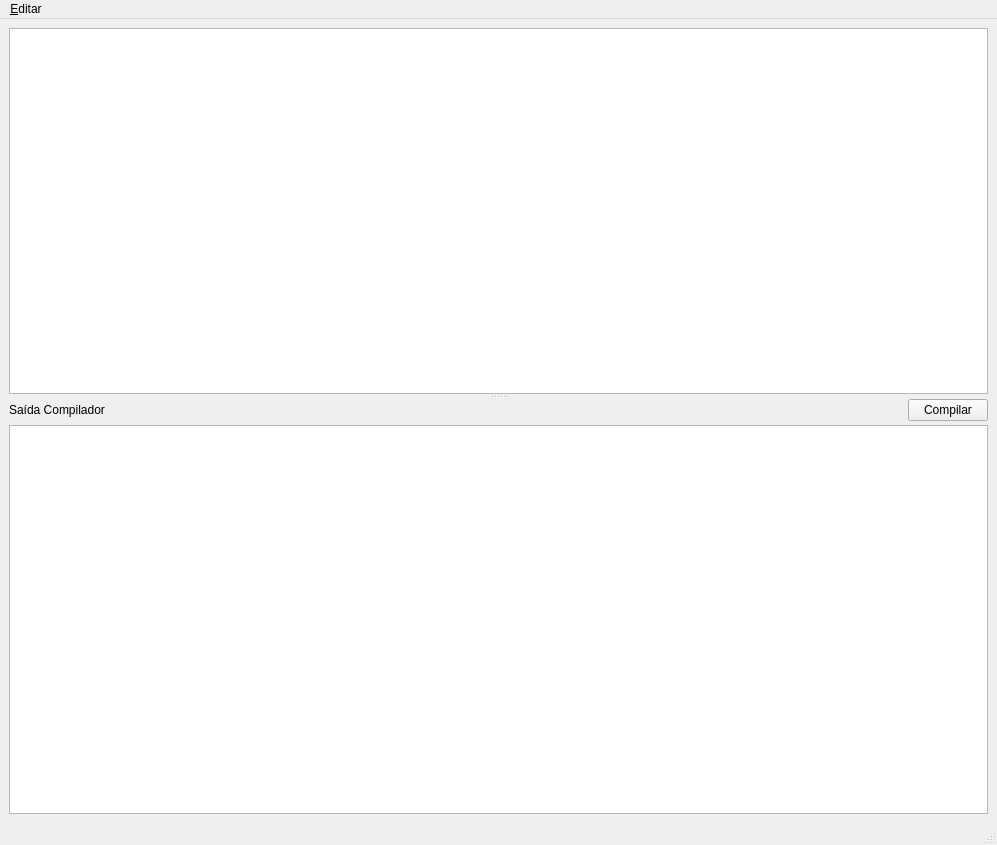
<?xml version="1.0" encoding="UTF-8"?>
<ui version="4.0">
 <class>MainWindow</class>
 <widget class="QMainWindow" name="MainWindow">
  <property name="geometry">
   <rect>
    <x>0</x>
    <y>0</y>
    <width>997</width>
    <height>845</height>
   </rect>
  </property>
  <property name="windowTitle">
   <string>IDE Compiladores</string>
  </property>
  <widget class="QWidget" name="centralwidget">
   <layout class="QVBoxLayout" name="verticalLayout">
    <item>
     <widget class="QSplitter" name="splitter">
      <property name="orientation">
       <enum>Qt::Orientation::Vertical</enum>
      </property>
      <property name="handleWidth">
       <number>5</number>
      </property>
      <property name="childrenCollapsible">
       <bool>false</bool>
      </property>
      <widget class="QPlainTextEdit" name="code_editor">
       <property name="font">
        <font>
         <pointsize>14</pointsize>
        </font>
       </property>
      </widget>
      <widget class="QWidget" name="output_panel" native="true">
       <layout class="QVBoxLayout" name="verticalLayout_3">
        <property name="spacing">
         <number>0</number>
        </property>
        <property name="leftMargin">
         <number>0</number>
        </property>
        <property name="topMargin">
         <number>0</number>
        </property>
        <property name="rightMargin">
         <number>0</number>
        </property>
        <property name="bottomMargin">
         <number>0</number>
        </property>
        <item>
         <layout class="QVBoxLayout" name="verticalLayout_2">
          <item>
           <layout class="QHBoxLayout" name="horizontalLayout">
            <property name="bottomMargin">
             <number>4</number>
            </property>
            <item>
             <widget class="QLabel" name="output_label">
              <property name="text">
               <string>Saída Compilador</string>
              </property>
             </widget>
            </item>
            <item>
             <spacer name="horizontalSpacer">
              <property name="orientation">
               <enum>Qt::Orientation::Horizontal</enum>
              </property>
              <property name="sizeHint" stdset="0">
               <size>
                <width>40</width>
                <height>20</height>
               </size>
              </property>
             </spacer>
            </item>
            <item>
             <widget class="QPushButton" name="compile_button">
              <property name="text">
               <string>Compilar</string>
              </property>
             </widget>
            </item>
           </layout>
          </item>
          <item>
           <widget class="QPlainTextEdit" name="compiler_output">
            <property name="font">
             <font>
              <pointsize>14</pointsize>
             </font>
            </property>
            <property name="readOnly">
             <bool>true</bool>
            </property>
            <property name="plainText">
             <string/>
            </property>
           </widget>
          </item>
         </layout>
        </item>
       </layout>
      </widget>
     </widget>
    </item>
   </layout>
  </widget>
  <widget class="QMenuBar" name="menubar">
   <property name="geometry">
    <rect>
     <x>0</x>
     <y>0</y>
     <width>997</width>
     <height>22</height>
    </rect>
   </property>
   <property name="defaultUp">
    <bool>true</bool>
   </property>
   <widget class="QMenu" name="menu_File">
    <property name="title">
     <string>&amp;Editar</string>
    </property>
    <addaction name="action_Preferences"/>
   </widget>
   <addaction name="menu_File"/>
  </widget>
  <widget class="QStatusBar" name="statusbar"/>
  <action name="action_Preferences">
   <property name="text">
    <string>Preferencias</string>
   </property>
  </action>
 </widget>
 <resources/>
 <connections/>
</ui>
